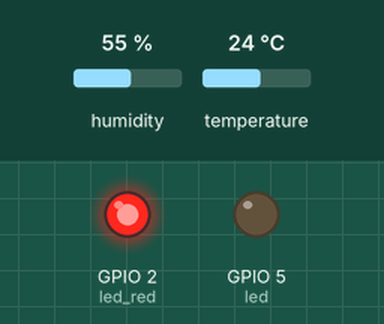
This sketch was run on a simulated ESP8266 (NodeMCU). On the bench: output pins drawn as LEDs (lit = HIGH). The test bench sets the inputs (shaded band); at power-on: humidity 55 %, temperature 24 °C. WiFi joins after 1.5 s; servers stay silent unless stated; what the sketch prints to the serial monitor is not drawn.

Above: at 0.1 s.
At 1.6 s:
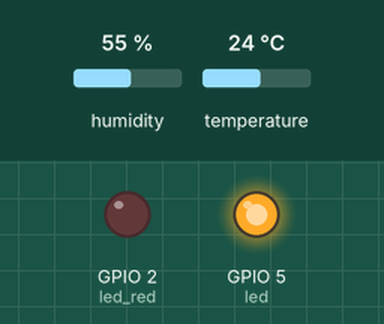
Timing chart, 0 to 3.1 s (numbered marks = the images above):
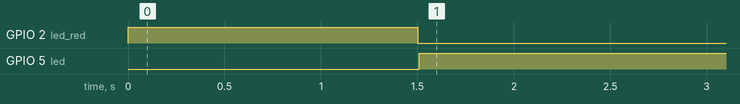

The sketch:

Temp.ino
```cpp
#include "DHT.h"
#include <ESP8266WiFi.h>
#include "ThingSpeak.h"
#define DHTPIN 4 // IMPORTANT D2 on NodeMCU is GPIO 4
int led=5;
int led_red=2;

#define DHTTYPE DHT22 // DHT 22

const char *ssid = "wifi name"; // Your wifi ssid
const char *password = "wifi  passowrd"; //Your wifi password

unsigned long myChannelNumber = 704427;
const char * myWriteAPIKey = "THINK_SPEAK WRITE API KEY";

const char* server = "api.thingspeak.com";

WiFiClient client;

DHT dht(DHTPIN, DHTTYPE);    //set the dht sensor

void updateThingSpeak(float t, float h){     //function to send data to thinkspeak
    ThingSpeak.setField(1,t);
    ThingSpeak.setField(2,h);
    ThingSpeak.writeFields(myChannelNumber,myWriteAPIKey);
    delay(1000);
}

void setup()
{
    // put your setup code here, to run once:
    pinMode(led,OUTPUT);
    pinMode(led_red,OUTPUT);
    digitalWrite(led,LOW);
    digitalWrite(led_red,HIGH);
    Serial.begin(115200);
    dht.begin();
    ThingSpeak.begin(client);
    WiFi.begin(ssid, password);

    while (WiFi.status() != WL_CONNECTED)    //check the wifi status
    {
        delay(500);
        digitalWrite(led_red,HIGH);
        Serial.print("waiting for wifi to be connected");
    }

    Serial.println("");
    Serial.println("WiFi connected");
    digitalWrite(led_red,LOW);
    Serial.println("IP address: ");
    Serial.println(WiFi.localIP());
}

void loop()
{
    // put your main code here, to run repeatedly:
    float h = dht.readHumidity();
    //celcius
    float t = dht.readTemperature();
    //fahrenheit
    float f = dht.readTemperature(true);

    // Check if any reads failed and exit early (to try again).
    if (isnan(h) || isnan(t) || isnan(f))
    {
        Serial.println("Failed to read from DHT sensor!");
        digitalWrite(led,LOW);
        digitalWrite(led_red,HIGH);
        return;
    }
    digitalWrite(led,HIGH);
    digitalWrite(led_red,LOW);
    // Compute heat index in Fahrenheit (the default)
    float hif = dht.computeHeatIndex(f, h);
    // Compute heat index in Celcius
    float hic = dht.computeHeatIndex(t, h, false);

    Serial.print("Humidity: ");
    Serial.print(h);
    Serial.print(" %\t");
    Serial.print("Temperature: ");
    Serial.print(t);
    Serial.print(" *C ");
    Serial.print(f);
    Serial.print(" *F\t");
    Serial.print("Heat index: ");
    Serial.print(hic);
    Serial.print(" *C ");
    Serial.print(hif);
    Serial.println(" *F");

    if(client.connect(server,80)){
        updateThingSpeak(t,h);
    }
}
```

Measured:
- by itself, GPIO 5 (led): LOW → HIGH at 1.5 s
